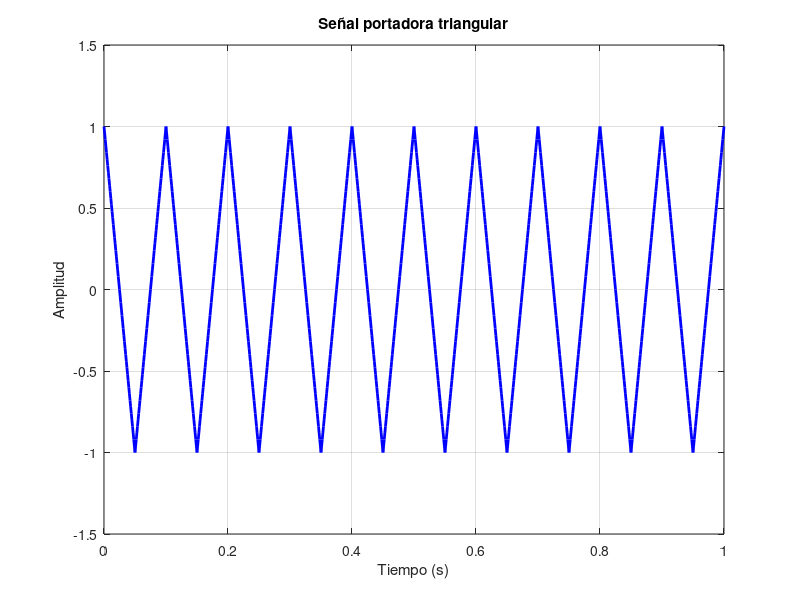
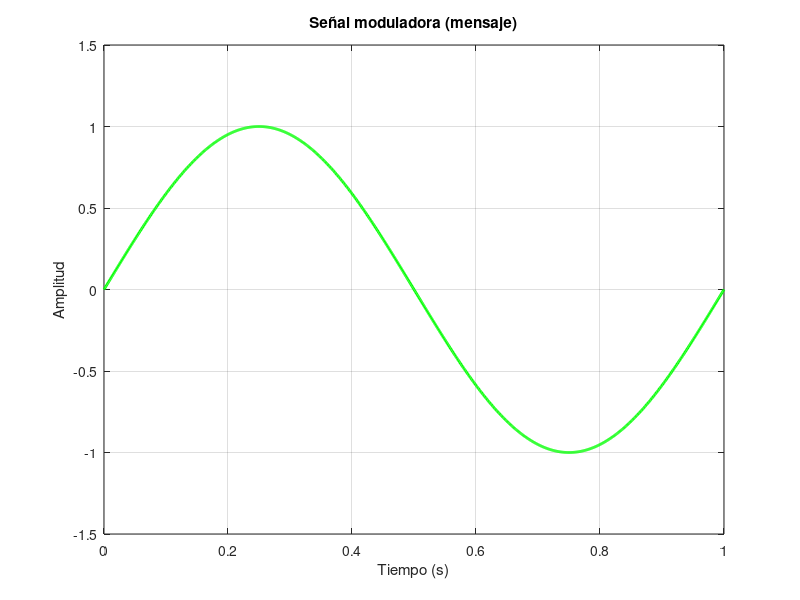
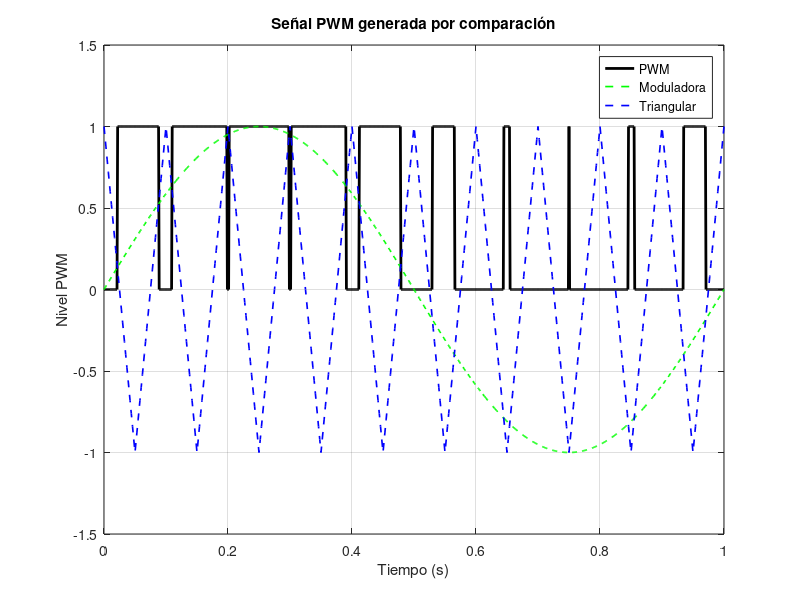

These figures' MATLAB source, in order:
clc;
clear;
close all;

% ---------------------------------------
% Parámetros y señales
% ---------------------------------------
t = 0:0.001:1;  % Intervalo de tiempo (1 ms de paso)

% Señal triangular 
f_tri = 10;                             % Frecuencia de la portadora (triangular)
s = sawtooth(2*pi*f_tri*t + pi, 0.5);   % 0.5 → señal triangular (simétrica)

% Señal moduladora (mensaje)
f_mod = 1;                              % Frecuencia de modulación
m = sin(2*pi*f_mod*t);

% Longitud de señales
n = length(t);

% ---------------------------------------
% Comparador para generar PWM
% ---------------------------------------
pwm = zeros(size(t));
for i = 1:n
    if m(i) >= s(i)
        pwm(i) = 1;
    else
        pwm(i) = 0;
    end
end

% ---------------------------------------
% Graficar señal triangular
% ---------------------------------------
figure;
plot(t, s, 'b', 'LineWidth', 2);
title('Señal portadora triangular');
xlabel('Tiempo (s)');
ylabel('Amplitud');
axis([0 1 -1.5 1.5]);
grid on;

% ---------------------------------------
% Graficar señal moduladora
% ---------------------------------------
figure;
plot(t, m, 'g', 'LineWidth', 2);
title('Señal moduladora (mensaje)');
xlabel('Tiempo (s)');
ylabel('Amplitud');
axis([0 1 -1.5 1.5]);
grid on;

% ---------------------------------------
% Graficar PWM
% ---------------------------------------
figure;
plot(t, pwm, 'k', 'LineWidth', 2);
hold on;
plot(t, m, '--g', 'LineWidth', 1.2);
plot(t, s, '--b', 'LineWidth', 1.2);
title('Señal PWM generada por comparación');
xlabel('Tiempo (s)');
ylabel('Nivel PWM');
legend('PWM', 'Moduladora', 'Triangular');
axis([0 1 -1.5 1.5]);
grid on;
